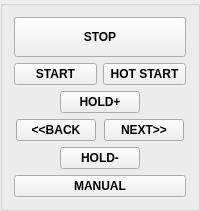
       <widget class="QGroupBox" name="HeaterControlsBox">
        <property name="title">
         <string/>
        </property>
        <layout class="QGridLayout" name="gridLayout_5">
         <item row="0" column="0">
          <layout class="QVBoxLayout" name="plotControlsLayout_2">
           <item>
            <widget class="QPushButton" name="pushButton_CANCEL">
             <property name="sizePolicy">
              <sizepolicy hsizetype="Minimum" vsizetype="Fixed">
               <horstretch>0</horstretch>
               <verstretch>0</verstretch>
              </sizepolicy>
             </property>
             <property name="minimumSize">
              <size>
               <width>0</width>
               <height>40</height>
              </size>
             </property>
             <property name="font">
              <font>
               <bold>true</bold>
              </font>
             </property>
             <property name="text">
              <string>STOP</string>
             </property>
            </widget>
           </item>
           <item>
            <layout class="QHBoxLayout" name="horizontalLayout_14">
             <item>
              <widget class="QPushButton" name="pushButton_OK">
               <property name="sizeIncrement">
                <size>
                 <width>0</width>
                 <height>8</height>
                </size>
               </property>
               <property name="font">
                <font>
                 <bold>true</bold>
                </font>
               </property>
               <property name="text">
                <string>START</string>
               </property>
              </widget>
             </item>
             <item>
              <widget class="QPushButton" name="HotStart">
               <property name="font">
                <font>
                 <bold>true</bold>
                </font>
               </property>
               <property name="text">
                <string>HOT START</string>
               </property>
              </widget>
             </item>
            </layout>
           </item>
           <item alignment="Qt::AlignHCenter">
            <widget class="QPushButton" name="pushButton_UP">
             <property name="sizePolicy">
              <sizepolicy hsizetype="Fixed" vsizetype="Fixed">
               <horstretch>0</horstretch>
               <verstretch>0</verstretch>
              </sizepolicy>
             </property>
             <property name="minimumSize">
              <size>
               <width>50</width>
               <height>0</height>
              </size>
             </property>
             <property name="sizeIncrement">
              <size>
               <width>0</width>
               <height>8</height>
              </size>
             </property>
             <property name="font">
              <font>
               <bold>true</bold>
              </font>
             </property>
             <property name="text">
              <string>HOLD+</string>
             </property>
            </widget>
           </item>
           <item>
            <layout class="QHBoxLayout" name="horizontalLayout_13">
             <item>
              <widget class="QPushButton" name="pushButton_LEFT">
               <property name="sizePolicy">
                <sizepolicy hsizetype="Maximum" vsizetype="Fixed">
                 <horstretch>0</horstretch>
                 <verstretch>0</verstretch>
                </sizepolicy>
               </property>
               <property name="minimumSize">
                <size>
                 <width>50</width>
                 <height>0</height>
                </size>
               </property>
               <property name="sizeIncrement">
                <size>
                 <width>0</width>
                 <height>8</height>
                </size>
               </property>
               <property name="font">
                <font>
                 <bold>true</bold>
                </font>
               </property>
               <property name="text">
                <string>&lt;&lt;BACK</string>
               </property>
              </widget>
             </item>
             <item>
              <widget class="QPushButton" name="pushButton_RIGHT">
               <property name="sizePolicy">
                <sizepolicy hsizetype="Maximum" vsizetype="Fixed">
                 <horstretch>0</horstretch>
                 <verstretch>0</verstretch>
                </sizepolicy>
               </property>
               <property name="minimumSize">
                <size>
                 <width>50</width>
                 <height>0</height>
                </size>
               </property>
               <property name="sizeIncrement">
                <size>
                 <width>0</width>
                 <height>8</height>
                </size>
               </property>
               <property name="font">
                <font>
                 <bold>true</bold>
                </font>
               </property>
               <property name="text">
                <string>NEXT&gt;&gt;</string>
               </property>
              </widget>
             </item>
            </layout>
           </item>
           <item alignment="Qt::AlignHCenter">
            <widget class="QPushButton" name="pushButton_DOWN">
             <property name="sizePolicy">
              <sizepolicy hsizetype="Fixed" vsizetype="Fixed">
               <horstretch>0</horstretch>
               <verstretch>0</verstretch>
              </sizepolicy>
             </property>
             <property name="minimumSize">
              <size>
               <width>50</width>
               <height>0</height>
              </size>
             </property>
             <property name="sizeIncrement">
              <size>
               <width>0</width>
               <height>8</height>
              </size>
             </property>
             <property name="font">
              <font>
               <bold>true</bold>
              </font>
             </property>
             <property name="text">
              <string>HOLD-</string>
             </property>
            </widget>
           </item>
           <item>
            <widget class="QPushButton" name="manulabutton">
             <property name="font">
              <font>
               <bold>true</bold>
              </font>
             </property>
             <property name="text">
              <string>MANUAL</string>
             </property>
            </widget>
           </item>
          </layout>
         </item>
        </layout>
       </widget>
